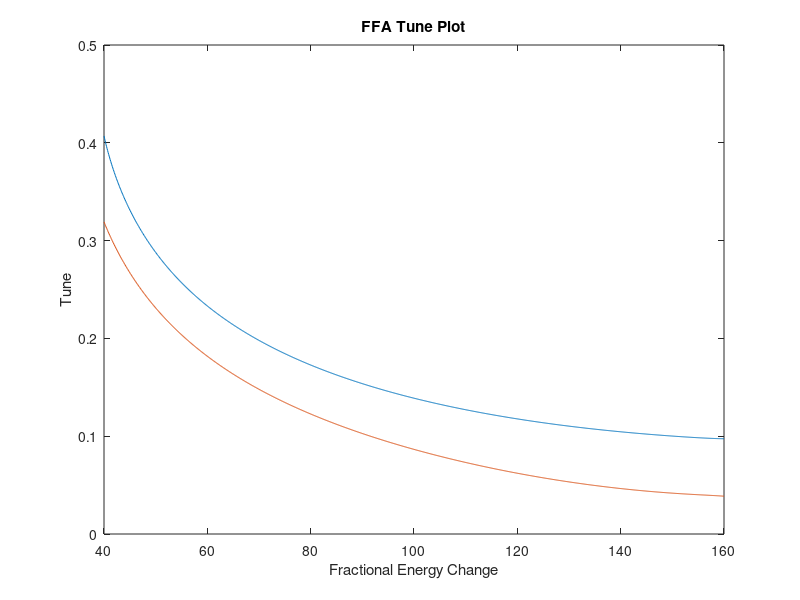
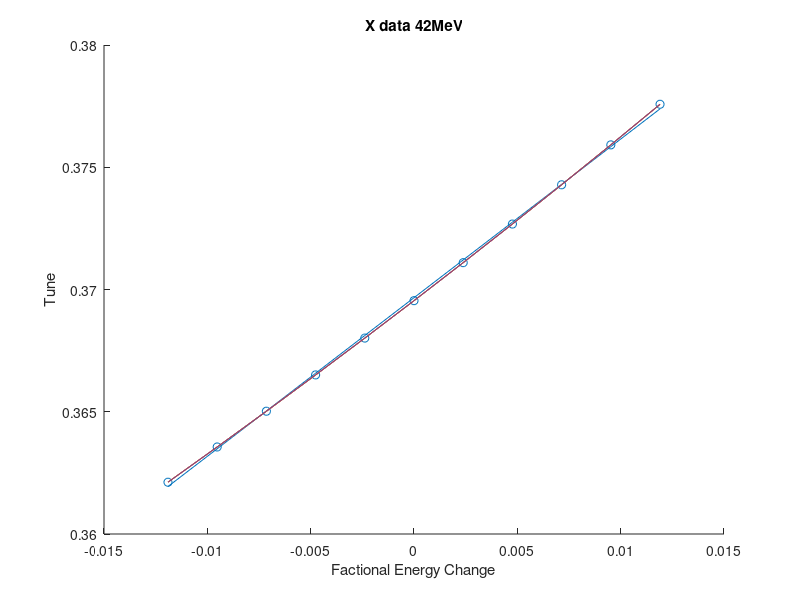
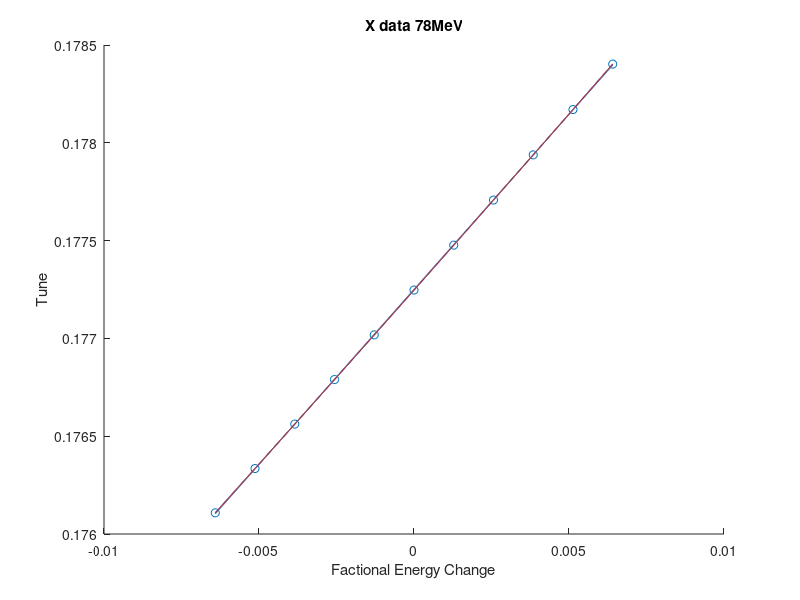
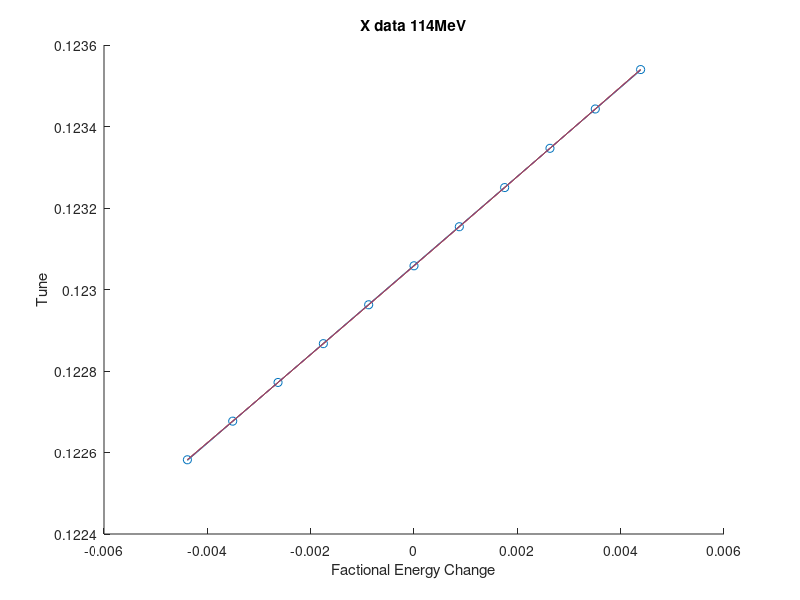

Recreate these plots in MATLAB, in order.
% Get chromaticity from the fieldmap tune data

% Fieldmap data
data = load('4pass_tune_measurements.mat');
data = data.trial_run;

h_data = importdata('h.txt');
i_data = importdata('i.txt');

straight_energy = h_data(:,1)/1e6; % MeV
straight_nu_x = acos(0.5*h_data(:,2))/(2.0*pi);
straight_nu_y = acos(0.5*h_data(:,3))/(2.0*pi); 

arc_energy = i_data(:,1)/1e6; % MeV
arc_nu_x = acos(0.5*i_data(:,2))/(2.0*pi);
arc_nu_y = acos(0.5*i_data(:,3))/(2.0*pi); 

% Plot of Tune
figure();
plot(arc_energy(21:1221),arc_nu_x(20:1220));
% 40MeV up to 160MeV
hold on;
plot(arc_energy(21:1221),arc_nu_y(20:1220));
title('FFA Tune Plot');
xlabel('Fractional Energy Change');
ylabel('Tune')

% 42 MeV Tune vs Fractional E change
f1x1 = polyfit((42-arc_energy(36:46))/42,arc_nu_x(35:45),1);
g1x1 = polyval(f1x1,(42-arc_energy(36:46))/42);
f2x1 = polyfit((42-arc_energy(36:46))/42,arc_nu_x(35:45),2);
g2x1 = polyval(f2x1,(42-arc_energy(36:46))/42);
f3x1 = polyfit((42-arc_energy(36:46))/42,arc_nu_x(35:45),3);
g3x1 = polyval(f3x1,(42-arc_energy(36:46))/42);
f4x1 = polyfit((42-arc_energy(36:46))/42,arc_nu_x(35:45),4);
g4x1 = polyval(f4x1,(42-arc_energy(36:46))/42);


figure();
scatter((42-arc_energy(36:46))/42,arc_nu_x(35:45));
hold on;
plot((42-arc_energy(36:46))/42,g1x1);
hold on;
plot((42-arc_energy(36:46))/42,g2x1);
hold on;
plot((42-arc_energy(36:46))/42,g3x1);
hold on;
plot((42-arc_energy(36:46))/42,g4x1);
title('X data 42MeV');
xlabel('Factional Energy Change');
ylabel('Tune');

% 78 MeV Tune vs Fractional E change
f1x2 = polyfit((78-arc_energy(396:406))/78,arc_nu_x(395:405),1);
g1x2 = polyval(f1x2,(78-arc_energy(396:406))/78);
f2x2 = polyfit((78-arc_energy(396:406))/78,arc_nu_x(395:405),2);
g2x2 = polyval(f2x2,(78-arc_energy(396:406))/78);
f3x2 = polyfit((78-arc_energy(396:406))/78,arc_nu_x(395:405),3);
g3x2 = polyval(f3x2,(78-arc_energy(396:406))/78);
f4x2 = polyfit((78-arc_energy(396:406))/78,arc_nu_x(395:405),4);
g4x2 = polyval(f4x2,(78-arc_energy(396:406))/78);

figure();
scatter((78-arc_energy(396:406))/78,arc_nu_x(395:405));
hold on;
plot((78-arc_energy(396:406))/78,g1x2);
hold on;
plot((78-arc_energy(396:406))/78,g2x2);
hold on;
plot((78-arc_energy(396:406))/78,g3x2);
hold on;
plot((78-arc_energy(396:406))/78,g4x2)
title('X data 78MeV');
xlabel('Factional Energy Change');
ylabel('Tune');

% 114 MeV Tune vs Fractional E change
f1x3 = polyfit((114-arc_energy(756:766))/114,arc_nu_x(755:765),1);
g1x3 = polyval(f1x3,(114-arc_energy(756:766))/114);
f2x3 = polyfit((114-arc_energy(756:766))/114,arc_nu_x(755:765),2);
g2x3 = polyval(f2x3,(114-arc_energy(756:766))/114);
f3x3 = polyfit((114-arc_energy(756:766))/114,arc_nu_x(755:765),3);
g3x3 = polyval(f3x3,(114-arc_energy(756:766))/114);
f4x3 = polyfit((114-arc_energy(756:766))/114,arc_nu_x(755:765),4);
g4x3 = polyval(f4x3,(114-arc_energy(756:766))/114);

figure();
scatter((114-arc_energy(756:766))/114,arc_nu_x(755:765));
hold on;
plot((114-arc_energy(756:766))/114,g1x3);
hold on;
plot((114-arc_energy(756:766))/114,g2x3);
hold on;
plot((114-arc_energy(756:766))/114,g3x3);
hold on;
plot((114-arc_energy(756:766))/114,g4x3)
title('X data 114MeV');
xlabel('Factional Energy Change');
ylabel('Tune');

% 150 MeV Tune vs Fractional E change
f1x4 = polyfit((150-arc_energy(1116:1126))/150,arc_nu_x(1115:1125),1);
g1x4 = polyval(f1x4,(150-arc_energy(1116:1126))/150);
f2x4 = polyfit((150-arc_energy(1116:1126))/150,arc_nu_x(1115:1125),2);
g2x4 = polyval(f2x4,(150-arc_energy(1116:1126))/150);
f3x4 = polyfit((150-arc_energy(1116:1126))/150,arc_nu_x(1115:1125),3);
g3x4 = polyval(f3x4,(150-arc_energy(1116:1126))/150);
f4x4 = polyfit((150-arc_energy(1116:1126))/150,arc_nu_x(1115:1125),4);
g4x4 = polyval(f4x4,(150-arc_energy(1116:1126))/150);

figure();
scatter((150-arc_energy(1116:1126))/150,arc_nu_x(1115:1125));
hold on;
plot((150-arc_energy(1116:1126))/150,g1x4);
hold on;
plot((150-arc_energy(1116:1126))/150,g2x4);
hold on;
plot((150-arc_energy(1116:1126))/150,g3x4);
hold on;
plot((150-arc_energy(1116:1126))/150,g4x4)
title('X data 150MeV');
xlabel('Factional Energy Change');
ylabel('Tune');

% Plot of 1st order chromaticity values
f = [f1x1(1),f1x2(1), f1x3(1), f1x4(1); f2x1(2),f2x2(2), f2x3(2), f2x4(2); f3x1(3),f3x2(3), f3x3(3), f3x4(3); f4x1(4),f4x2(4),f4x3(4),f4x4(4)];
energy = [42,78,114,150];

figure();
scatter(energy(1),f(1,1),'o')
hold on;
scatter(energy(1),f(2,1),'x')
hold on;
scatter(energy(1),f(3,1),'+')
hold on;
scatter(energy(1),f(4,1),'s')
title('Pass 1 X Arc')
xlabel('Tune');
ylabel('Energy');
legend({'linear','quadratic','cubic','quaternic'},'Location','best');

figure();
scatter(energy(2),f(1,2),'o')
hold on;
scatter(energy(2),f(2,2),'x')
hold on;
scatter(energy(2),f(3,2),'+')
hold on;
scatter(energy(2),f(4,2),'s')
title('Pass 2 X Arc')
xlabel('Tune');
ylabel('Energy');
legend({'linear','quadratic','cubic','quaternic'},'Location','best');

figure();
scatter(energy(3),f(1,3),'o')
hold on;
scatter(energy(3),f(2,3),'x')
hold on;
scatter(energy(3),f(3,3),'+')
hold on;
scatter(energy(3),f(4,3),'s')
title('Pass 3 X Arc')
xlabel('Tune');
ylabel('Energy');
legend({'linear','quadratic','cubic','quaternic'},'Location','best');

figure();
scatter(energy(4),f(1,4),'o')
hold on;
scatter(energy(4),f(2,4),'x')
hold on;
scatter(energy(4),f(3,4),'+')
hold on;
scatter(energy(4),f(4,4),'s')
title('Pass 4 X Arc')
xlabel('Tune');
ylabel('Energy');
legend({'linear','quadratic','cubic','quaternic'},'Location','best');